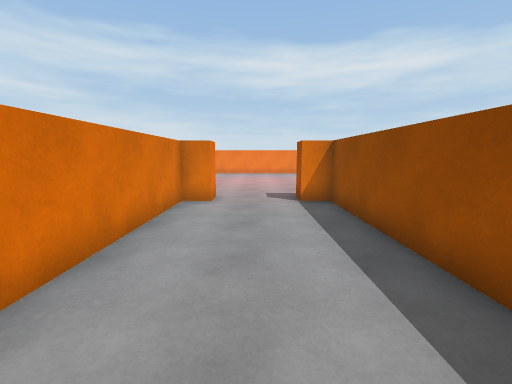
View 1 (above)

19 first-person views from a walk through a 3-D level made in the Unity game engine. The camera is 1.5 m above the floor, tilts 8° down and sees 90° across. The floor is counted in squares, 1 m on a side. Each view is taken from the middle of a square. On the plan, view 1 faces up. The plan holds only what a view shows up to about 13 squares ahead; the rest is blank. The place goes on beyond the plan.

View 2
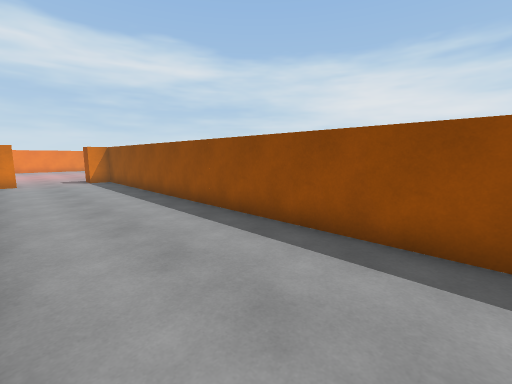

View 3
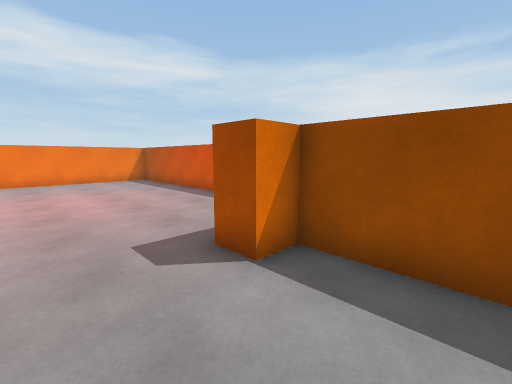

View 4
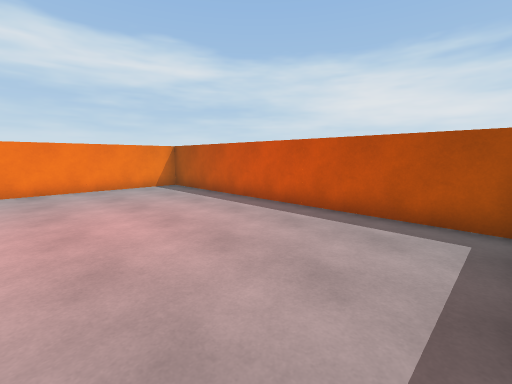

View 5
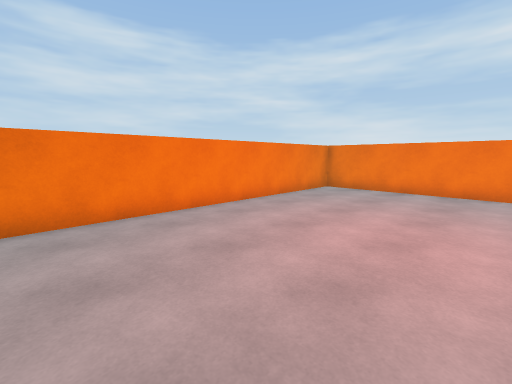

View 6
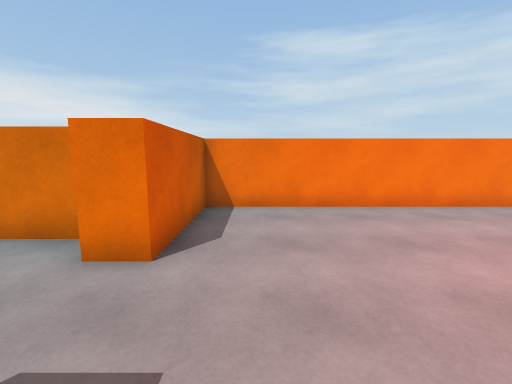

View 7
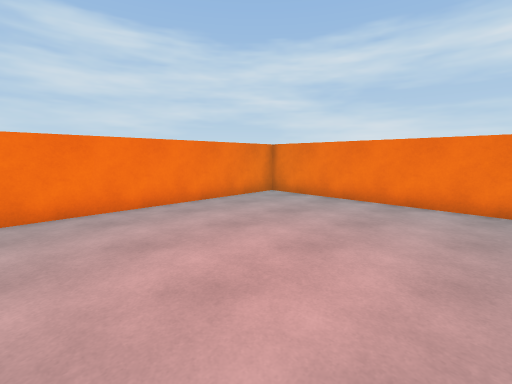

View 8
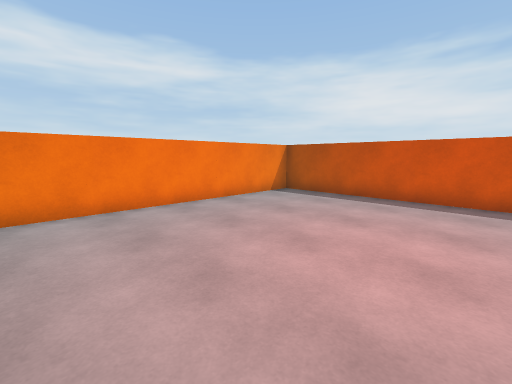

View 9
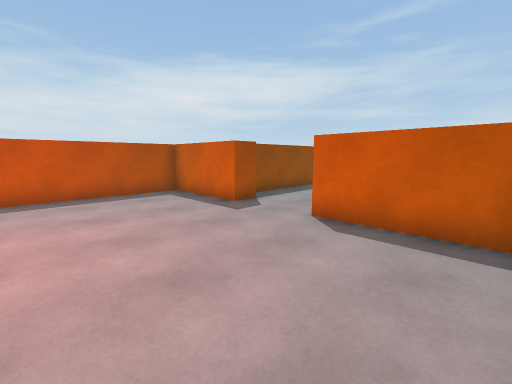

View 10
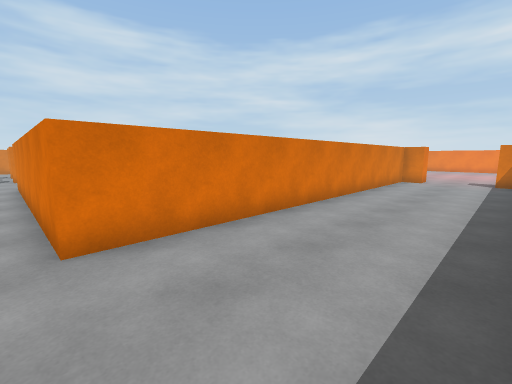

View 11
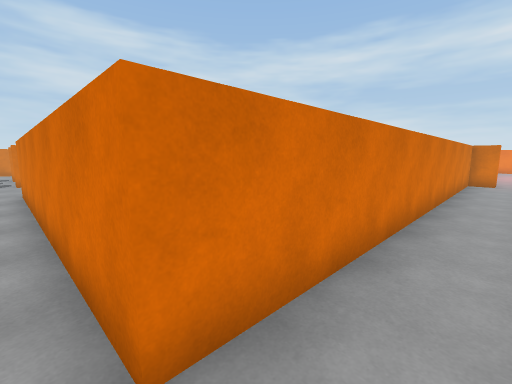

View 12
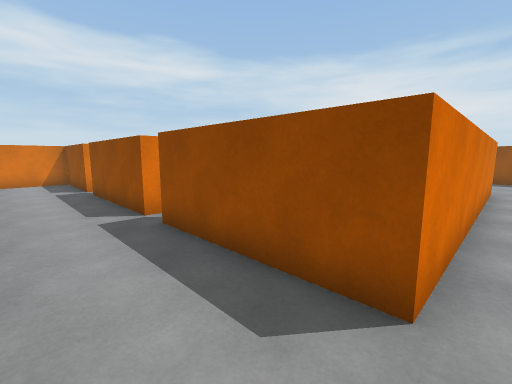

View 13
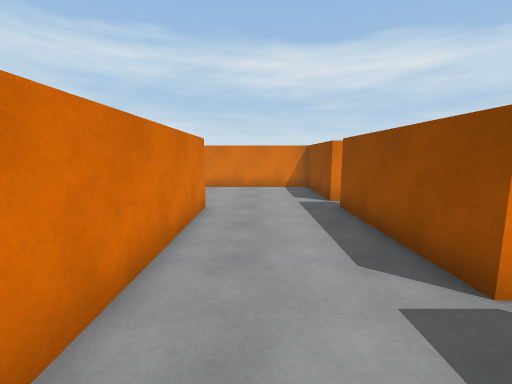

View 14
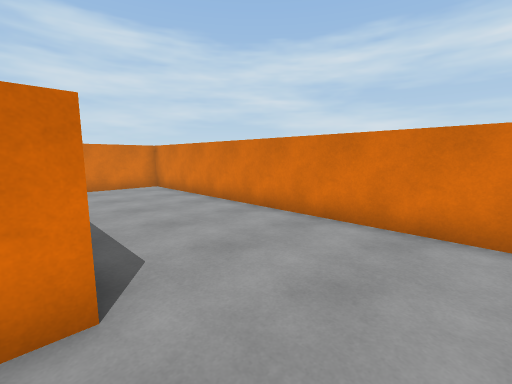

View 15
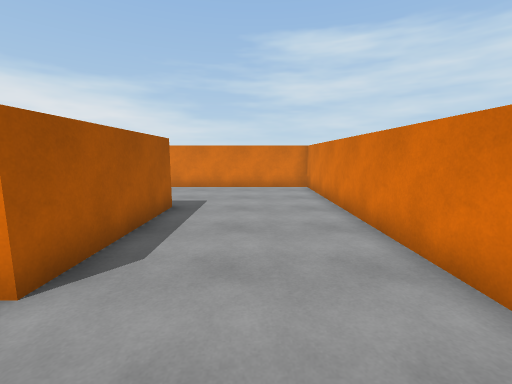

View 16
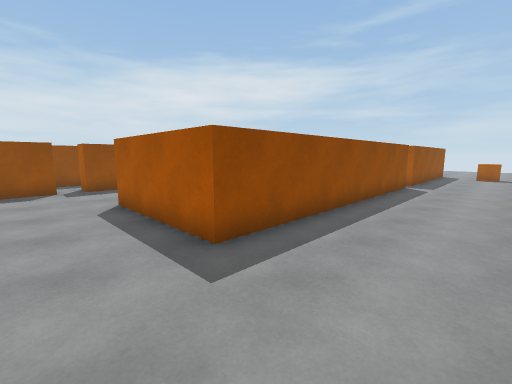

View 17
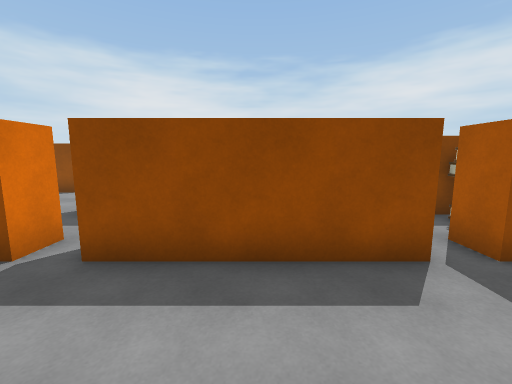

View 18
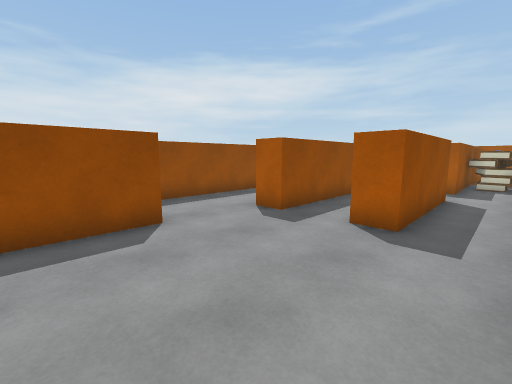

View 19
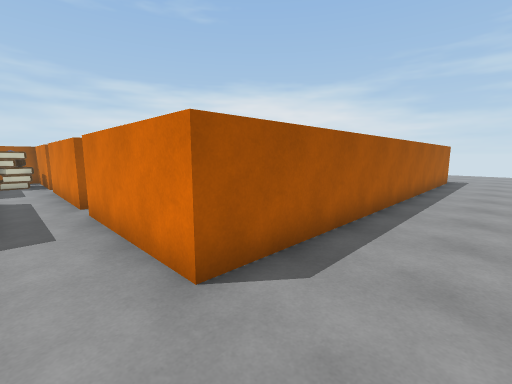

### Floor plan
Points are (right, up) in squares from view 1. A wall is a line through its corners. A room is listed if a view was taken in it or the views show most of it. See-through windows are left out.
Room 1 (views 1, 2, 3, 4, 5, 6, 7, 8, 9, 10, 11)
walls: (2.5, -8.1) (2.5, 8.5) (1.5, 8.5) (1.5, 9.5) (5.5, 9.5) (5.5, 22.5) (-5.5, 22.5) (-5.5, 9.5) (-1.5, 9.5) (-1.5, 8.5) (-2.5, 8.5) (-2.5, -7.5)
ways out: opening at (-2, -8) to room 2
Room 2 (views 12, 13, 14, 15, 16, 17)
walls: (-13, -1.5) (-13.5, -1.5) (-13.5, 3.5) (-12.5, 3.5); (-12.5, 4.5) (-13.5, 4.5) (-13.5, 8.5) (-27.5, 8.5) (-27.5, 1.7); (-22.5, -7.5) (-22.5, 3.5) (-17.5, 3.5) (-17.5, -2.6); (-2.5, -7.5) (-13.5, -7.5) (-13.5, -2.5) (-12.5, -2.5)
ways out: opening at (-2, -8) to room 1; opening at (-13, -2) to room 4; opening at (-13, 4) to room 4; opening at (-18, -8)
Room 3 (views 18, 19)
walls: (-27.1, 9.5) (-12.5, 9.5) (-12.5, 4.5); (-10.5, 4.5) (-10.5, 5.5) (-9.5, 5.5); (-6.5, 8.4) (-6.5, 11.1); (-10.5, -1.5) (-10.1, -1.5); (-7.5, 1) (-7.5, 5.5) (-6.5, 5.5); (-3.5, 2.5) (-3.5, 7.2)
ways out: opening at (-11.5, 5) to room 4; opening at (-10, -0.5) to room 4
Room 4 (no view inside)
walls: (-12.5, -2.5) (-12.5, -5); (-10.5, 0.5) (-10.5, 4.5); (-12.5, 3.5) (-12.5, -1.5); (-10.5, -6) (-10.5, -1.5)
ways out: opening at (-13, -2) to room 2; opening at (-13, 4) to room 2; opening at (-11.5, 5) to room 3; opening at (-10, -0.5) to room 3
objects: other object (-12, -5) to (-11, -4)

Positions as (right, up) in squares from view 1, and headings:
1: (0, 0), facing up
2: (-2, -8), facing up-right
3: (-1, 6), facing up-right
4: (-1, 10), facing up-right
5: (1, 11), facing up-left
6: (2, 11), facing left
7: (2, 14), facing up-left
8: (-4, 15), facing up-right
9: (-5, 15), facing down-right
10: (2, -8), facing up-left
11: (-1, -8), facing up-left
12: (-16, -8), facing up-right
13: (-16, -4), facing up
14: (-15, 3), facing up-left
15: (-15, 6), facing left
16: (-26, 6), facing down-right
17: (-17, 1), facing right
18: (-12, 11), facing down-right
19: (-11, 12), facing down-left
